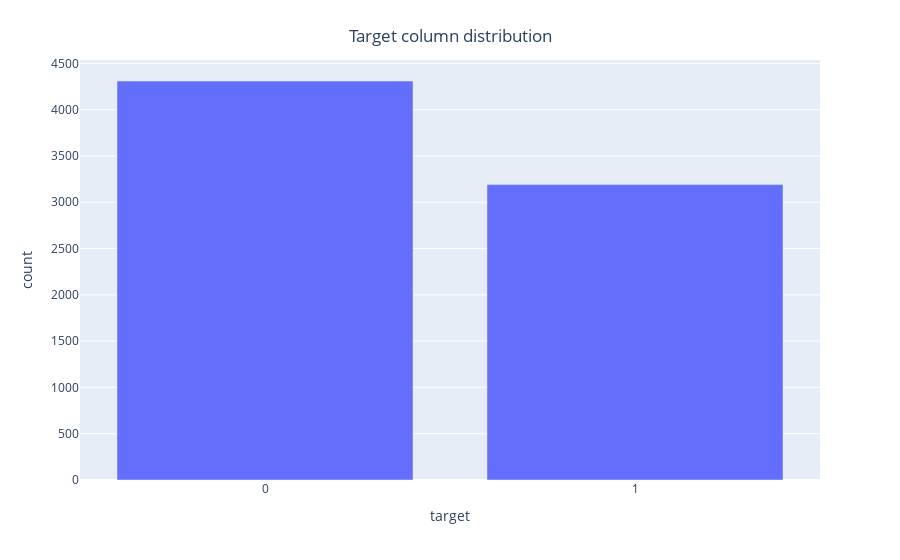

Write notebook code for a chart like this one.
### Markdown cell above
Trước hết, chúng ta nhìn xem phân bố cột target là như thế nào.

### Code cell
count_target = train_df.groupby("target").count()
count_target = count_target.rename(columns={"text": "count"})
fig = px.bar(count_target, x=count_target.index, y='count')
fig.update_layout(xaxis={'type': 'category'}, title={
            'text': 'Target column distribution',
            'x': 0.5,  # Giữa trục x
            'xanchor': 'center',  # Căn giữa theo trục x
            'yanchor': 'top'  # Căn theo trục y
        })
fig.show()

### Figure 1 — Plotly figure (JSON) as saved in the notebook; plotly's stock layout.template omitted (floating-point values rounded to 4 significant figures)
{"data": [{"alignmentgroup": "True", "hovertemplate": "target=%{x}<br>count=%{y}<extra></extra>", "legendgroup": "", "marker": {"color": "#636efa", "pattern": {"shape": ""}}, "name": "", "offsetgroup": "", "orientation": "v", "showlegend": false, "textposition": "auto", "type": "bar", "x": [0, 1], "xaxis": "x", "y": [4310, 3191], "yaxis": "y"}], "layout": {"barmode": "relative", "legend": {"tracegroupgap": 0}, "margin": {"t": 60}, "title": {"text": "Target column distribution", "x": 0.5, "xanchor": "center", "yanchor": "top"}, "xaxis": {"anchor": "y", "domain": [0, 1], "title": {"text": "target"}, "type": "category"}, "yaxis": {"anchor": "x", "domain": [0, 1], "title": {"text": "count"}}}}
